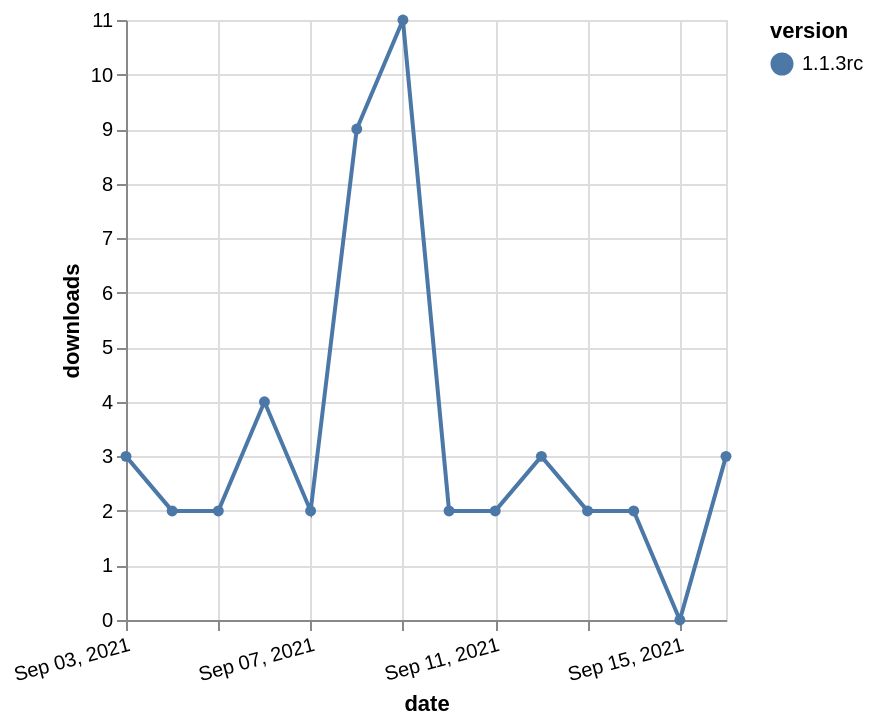

Express this chart as Vega-Lite.
### Vega-Lite specification from a JSON file in a GitHub repository (floating-point values rounded to 4 significant figures)
{"$schema": "https://vega.github.io/schema/vega-lite/v5.json", "description": "A simple bar chart with embedded data.", "data": {"values": [{"date": "2021-09-03", "total": 3437, "delta": 3, "version": "1.1.3rc"}, {"date": "2021-09-04", "total": 3439, "delta": 2, "version": "1.1.3rc"}, {"date": "2021-09-05", "total": 3441, "delta": 2, "version": "1.1.3rc"}, {"date": "2021-09-06", "total": 3445, "delta": 4, "version": "1.1.3rc"}, {"date": "2021-09-07", "total": 3447, "delta": 2, "version": "1.1.3rc"}, {"date": "2021-09-08", "total": 3456, "delta": 9, "version": "1.1.3rc"}, {"date": "2021-09-09", "total": 3467, "delta": 11, "version": "1.1.3rc"}, {"date": "2021-09-10", "total": 3469, "delta": 2, "version": "1.1.3rc"}, {"date": "2021-09-11", "total": 3471, "delta": 2, "version": "1.1.3rc"}, {"date": "2021-09-12", "total": 3474, "delta": 3, "version": "1.1.3rc"}, {"date": "2021-09-13", "total": 3476, "delta": 2, "version": "1.1.3rc"}, {"date": "2021-09-14", "total": 3478, "delta": 2, "version": "1.1.3rc"}, {"date": "2021-09-15", "total": 3478, "delta": 0, "version": "1.1.3rc"}, {"date": "2021-09-16", "total": 3481, "delta": 3, "version": "1.1.3rc"}]}, "width": "container", "mark": {"type": "line", "point": {"filled": true}}, "encoding": {"x": {"field": "date", "type": "temporal", "timeUnit": "yearmonthdate", "title": "date", "axis": {"labelAngle": -15}}, "y": {"field": "delta", "type": "quantitative", "title": "downloads"}, "color": {"field": "version", "type": "nominal"}, "tooltip": {"field": "delta"}}}
